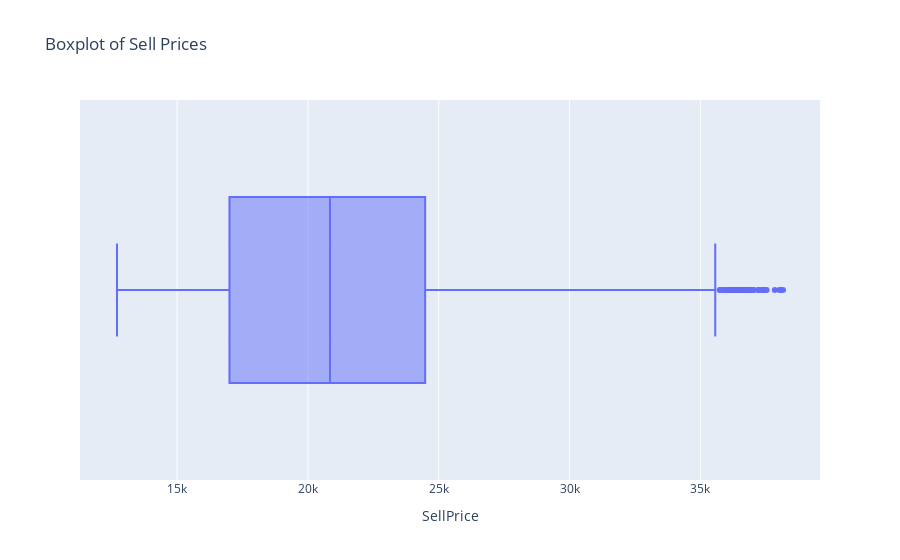

This figure's notebook cell:
### Markdown cell above
---

### Code cell
#---Check for Sell Price Outliers

fig = px.box(df, x='SellPrice', title='Boxplot of Sell Prices')
fig.show()

Q1 = df['SellPrice'].quantile(0.25)
Q3 = df['SellPrice'].quantile(0.75)
IQR = Q3 - Q1
lower_bound = Q1 - 1.5 * IQR
upper_bound = Q3 + 1.5 * IQR
outliers_sell_price = df[(df['SellPrice'] < lower_bound) | (df['SellPrice'] > upper_bound)]
print(f"Number of outliers in 'SellPrice' column: {len(outliers_sell_price)}")
print(f"Outliers in 'SellPrice' column:\n{outliers_sell_price[['Date', 'Age', 'SellPrice']]}\n")

outliers_percentage = len(outliers_sell_price) / df.shape[0] * 100
print(f"Percentage of outliers in the dataset: {outliers_percentage:.2f}%\n")

### Figure 1 — Plotly figure (JSON) as saved in the notebook; plotly's stock layout.template omitted (floating-point values rounded to 4 significant figures; data arrays with more than 128 entries replaced by an {"elided": "..."} marker saying what was removed)
{"data": [{"alignmentgroup": "True", "hovertemplate": "SellPrice=%{x}<extra></extra>", "legendgroup": "", "marker": {"color": "#636efa"}, "name": "", "notched": false, "offsetgroup": "", "orientation": "h", "showlegend": false, "type": "box", "x": {"elided": "7952 int values"}, "x0": " ", "xaxis": "x", "y0": " ", "yaxis": "y"}], "layout": {"boxmode": "group", "legend": {"tracegroupgap": 0}, "title": {"text": "Boxplot of Sell Prices"}, "xaxis": {"anchor": "y", "domain": [0, 1], "title": {"text": "SellPrice"}}, "yaxis": {"anchor": "x", "domain": [0, 1]}}}
